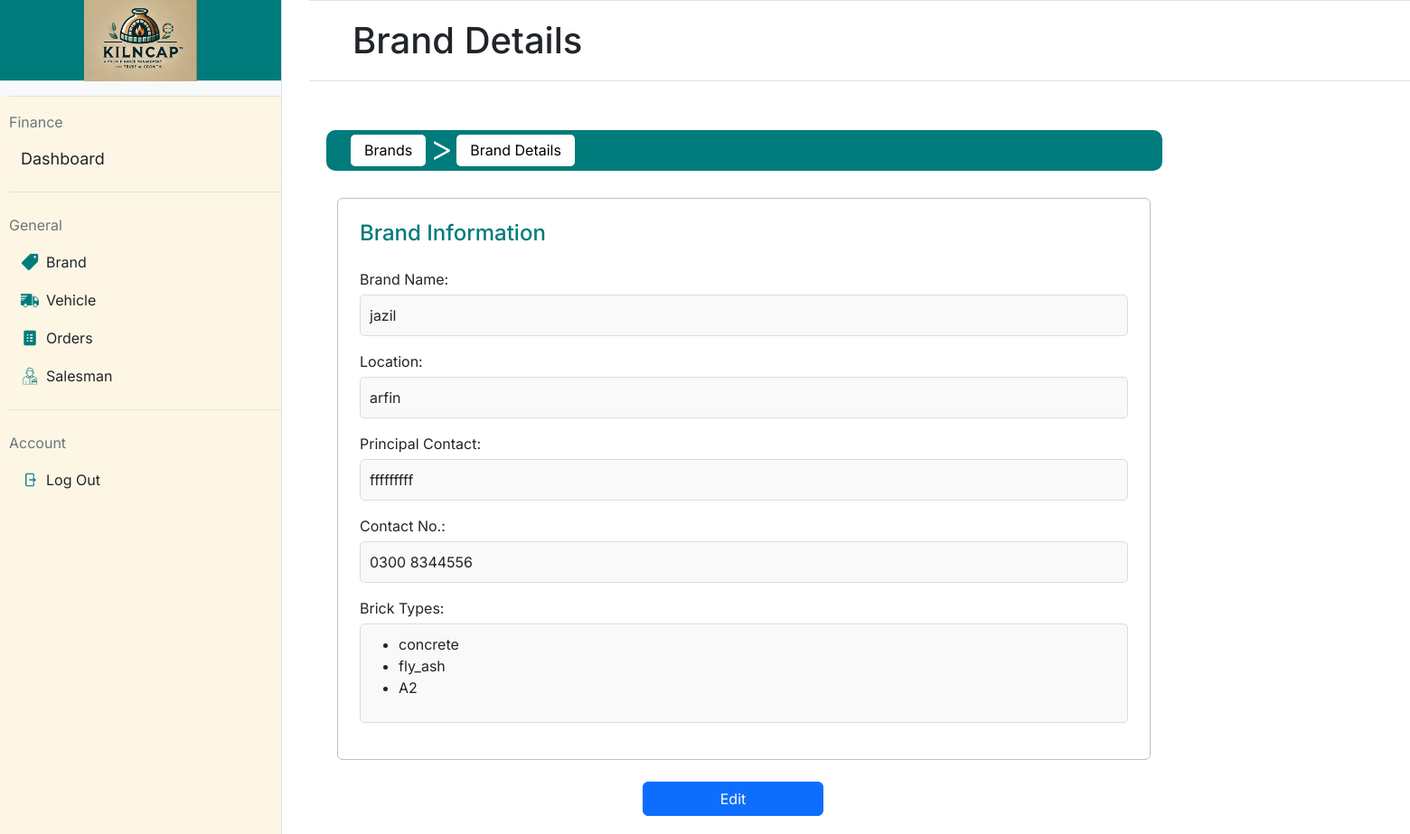
/brand/12, run on the app's committed database.
### app.py (models this page shows, shortened)
class Brand(db.Model):
    __tablename__ = 'brands'
    id = db.Column(db.Integer, primary_key=True, autoincrement=True)
    name = db.Column(db.String(30), nullable=False)
    location = db.Column(db.String(100), nullable=False)
    contact_no = db.Column(db.String(12), unique=True, nullable=False)
    principal_contact = db.Column(db.String(12), nullable=False)
    brick_types = db.relationship('BrickType', backref='brand', cascade="all, delete-orphan")

class BrickType(db.Model):
    __tablename__ = 'brick_types'
    id = db.Column(db.Integer, primary_key=True, autoincrement=True)
    type_name = db.Column(db.String(50), nullable=False)
    brand_id = db.Column(db.Integer, db.ForeignKey('brands.id'), nullable=False)  # Foreign key to Brand
    __table_args__ = (
        db.UniqueConstraint('type_name', 'brand_id', name='unique_brick_type_per_brand'),
    )

### app.py (the view)
@app.route('/brand/<int:brand_id>', methods=['GET'])
def brand_details(brand_id):
    brand = Brand.query.get_or_404(brand_id)  # Fetch the brand by ID or return 404 if not found
    return render_template('brand_details.html', brand=brand)

### templates/brand_details.html (shortened to what this page needs)
{% extends "base.html" %}
{% block mainheading %}
Brand Details
{% endblock %}
{% block maincontent %}
<nav class="navbar navbar-expand-lg"
    style="background-color: #007b7b; border-radius: 10px; padding: 5px 15px; height: 45px; width: 925px;">
    <div class="container-fluid d-flex align-items-center">
        <div class="collapse navbar-collapse" id="navbarNav">
            <ul class="navbar-nav d-flex align-items-center">
                <li class="nav-item">
                    <a class="nav-link text-black"
                        href="{{ url_for('brand') }}"
                        style="background-color: white; color: black; border-radius: 5px; padding: 5px 15px; height: 35px; line-height: 25px; transition: all 0.3s ease; text-decoration: none;"
                        onmouseover="this.style.backgroundColor='#f0f0f0'; this.style.color='white';"
                        onmouseout="this.style.backgroundColor='white'; this.style.color='black';">Brands</a>
                </li>
                <li class="mx-1"
                    style="color: white;padding-bottom: 5px; font-size: 40px; font-weight:300">&gt;</li>
                <li class="nav-item">
                    <a class="nav-link text-black" href="#"
                        style="background-color: white; color: black; border-radius: 5px; padding: 5px 15px; height: 35px; line-height: 25px; text-decoration: none;">Brand
                        Details</a>
                </li>
            </ul>
        </div>
    </div>
</nav>
<div class="container-fluid" required style="margin-top: 30px;">
    <div class="border border-secondary rounded p-4"
        style="max-width: 100%; min-width: 300px;max-width: 900px; border-color: silver !important;">
        <div class="card-body">
            <h4 class="card-title mb-4" style="color: #007b7b;">Brand
                Information</h4>
            <div class="mb-3">
                <label class="form-label"
                    style="margin-bottom: 5px;">Brand Name:</label>
                <div
                    style="background-color: #f9f9f9; padding: 10px; border-radius: 5px; border: 1px solid #dcdcdc;">
                    {{ brand.name }}
                </div>
            </div>
            <div class="mb-3">
                <label class="form-label"
                    style="margin-bottom: 5px;">Location:</label>
                <div
                    style="background-color: #f9f9f9; padding: 10px; border-radius: 5px; border: 1px solid #dcdcdc;">
                    {{ brand.location }}
                </div>
            </div>
            <div class="mb-3">
                <label class="form-label" style="margin-bottom: 5px;">Principal
                    Contact:</label>
                <div
                    style="background-color: #f9f9f9; padding: 10px; border-radius: 5px; border: 1px solid #dcdcdc;">
                    {{ brand.principal_contact }}
                </div>
            </div>
            <div class="mb-3">
                <label class="form-label" style="margin-bottom: 5px;">Contact
                    No.:</label>
                <div
                    style="background-color: #f9f9f9; padding: 10px; border-radius: 5px; border: 1px solid #dcdcdc;">
                    {{ brand.contact_no }}
                </div>
            </div>
            <div class="mb-3">
                <label class="form-label" style="margin-bottom: 5px;">Brick
                    Types:</label>
                <div
                    style="background-color: #f9f9f9; padding: 10px; border-radius: 5px; border: 1px solid #dcdcdc;">
                    {% if brand.brick_types %}
                    <ul>
                        {% for brick in brand.brick_types %}
                        <li>{{ brick.type_name }}</li>
                        {% endfor %}
                    </ul>
                    {% else %}
                    <p>No brick types available for this brand.</p>
                    {% endif %}
                </div>
            </div>
        </div>
    </div>
</div>
<div class="mt-4">
    <a href="{{ url_for('edit_brand', brand_id=brand.id) }}"
        class="btn btn-primary"
        style="width: 200px; margin-top: 0px;margin-left: 350px; margin-bottom: 20px">Edit</a>
</div>
{% endblock %}

### static/styles.css (style rules this page uses)
body { font-family:'Inter'; margin: 0; height: 100vh; display: flex; }

### data on the page
Brand: name "jazil", location "arfin", principal_contact "fffffffff", contact_no "0300 8344556"
BrickType: type_name "concrete"
BrickType: type_name "fly_ash"
BrickType: type_name "A2"
